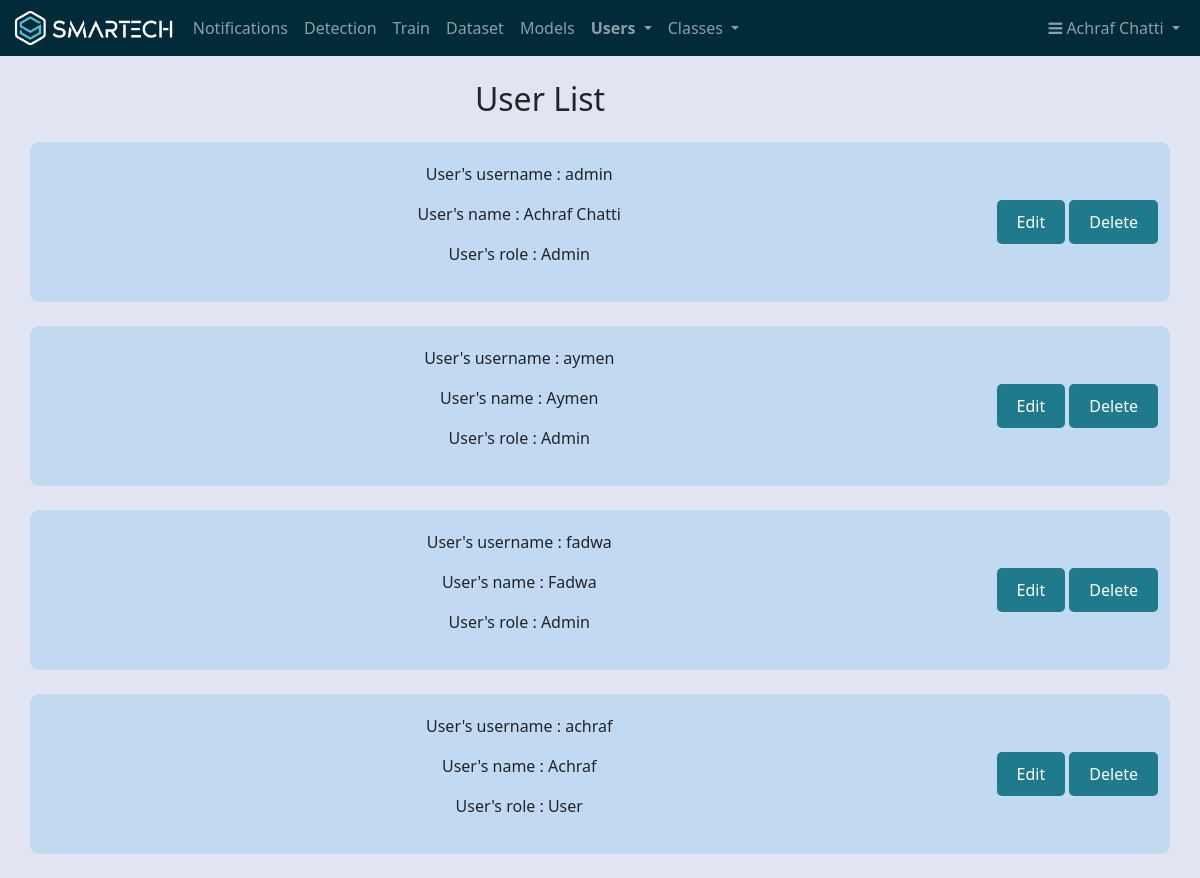
Page /users (signed in) on the committed database.
### app.py (models this page shows, shortened)
class Users(db.Model, UserMixin):
    id = db.Column(db.Integer, unique=True, nullable=False, primary_key=True)
    name = db.Column(db.String(80), nullable=False)
    username = db.Column(db.String(80), unique=True, nullable=False)
    password_hashed = db.Column(db.String(128), nullable=False)
    role = db.Column(db.String(10), nullable=False)
    @property
    def password(self):
        raise AttributeError('Password is not a readable attribute !')

### app.py (the view)
@app.route('/users', methods=['GET'])
@login_required
def users():
    user_list = Users.query.all()
    Admin = current_user.role
    if Admin == "Admin":
        return render_template('users.html', users=user_list)
    else:
        flash("sorry you must be an Admin to access this page")
        return redirect(url_for('dashboard'))

### app.py (called while the page is built)
@login_manager.user_loader
def load_user(user_id):
	return Users.query.get(int(user_id))

### templates/users.html (shortened to what this page needs)
<!DOCTYPE html>
<html>
  <head>
    <link rel="stylesheet" type="text/css" href="{{ url_for('static', filename='css/style2.css') }}">
    </head>
    <body>
    {% extends 'base.html' %}
    {% block content %}
    <div class="containermain">
      <h2 class="centered-heading">User List</h2>
      {% for user in users %}
        <div class="container">
          <div class="text">
            <p> User's username : {{ user.username }} </p>
            <p> User's name : {{ user.name }} </p>
            <p> User's role : {{user.role }} </p>
          </div>
            <div>
              <form action="{{ url_for('edit_user', user_id=user.id) }}" method="get">
                <button type="submit">Edit</button>
              </form>
              <form action="{{ url_for('delete_user', user_id=user.id) }}" method="post" onsubmit="return confirm('Are you sure you want to delete the user : {{ user.name }}?');">
                  <button type="submit">Delete</button>
              </form>
            </div>
        </div>
        {% endfor %}
      </div>
  {% endblock %}

### templates/navbar.html (shortened to what this page needs)
<head>
  <link rel="stylesheet" href="https://cdnjs.cloudflare.com/ajax/libs/font-awesome/4.7.0/css/font-awesome.min.css">
</head>
<nav class="navbar navbar-expand-lg navbar-dark  " style="background-color:#022B3A">
    <div class="container-fluid">
      <img src="/static/images/White_Blue.png" alt="Smartech Logo" style="height: 40px; margin-right: 10px;">
      <div class="collapse navbar-collapse" id="navbarSupportedContent">
        <ul class="navbar-nav me-auto mb-2 mb-lg-0">
          {% if current_user.role == "Admin" or current_user.role == "User" %}
          <li class="nav-item {% if request.path == url_for('notifications') %}active{% endif %}"><a class="nav-link" href="{{ url_for('notifications') }}">Notifications</a></li>
          <li class="nav-item {% if request.path == url_for('dashboard') %}active{% endif %}"><a class="nav-link" href="{{ url_for('dashboard') }}">Detection</a></li>
          {% endif %}
          {% if current_user.role == "Admin" %}
          <li class="nav-item {% if request.path == url_for('train') %}active{% endif %}"><a class="nav-link" href="{{ url_for('train') }}">Train</a></li>
          <li class="nav-item {% if request.path == url_for('dataset') %}active{% endif %}"><a class="nav-link" href="{{ url_for('dataset') }}">Dataset</a></li>
          <li class="nav-item {% if request.path == url_for('models') %}active{% endif %}"><a class="nav-link" href="{{ url_for('models') }}">Models</a></li>
          <li class="nav-item dropdown  {% if request.path == url_for('users') or request.path == url_for('addUserH') %}active{% endif %}">
            <a class="nav-link dropdown-toggle" href="#" id="navbarDarkDropdownMenuLink" role="button" data-bs-toggle="dropdown" aria-expanded="false">
              Users
            </a>
          </li>
          <li class="nav-item dropdown  {% if request.path == url_for('classes') or request.path == url_for('addClass') %}active{% endif %}">
            <a class="nav-link dropdown-toggle" href="#" id="navbarDarkDropdownMenuLink" role="button" data-bs-toggle="dropdown" aria-expanded="false">
              Classes
            </a>
          </li>
          {% endif %}
        </ul>
        {% if current_user.role == "Admin" or current_user.role == "User" %}
          <ul class="navbar-nav">
            <li class="nav-item dropdown">
              <a class="nav-link dropdown-toggle" href="#" id="navbarDarkDropdownMenuLink" role="button" data-bs-toggle="dropdown" aria-expanded="false">
                <i class="fa fa-bars" ></i> {{ current_user.name }}
              </a>
            </li>
          </ul>
          {% endif %}
        </div>
      </div>
  </nav>

### static/css/style2.css (style rules this page uses)
.container { width: 80%; margin: auto; text-align: center; background-color: #c1d9f1; padding: 20px; border-radius: 10px; }
form { display: inline-block; }
button[type="submit"] { background-color: #1F7A8C; color: white; padding: 10px 20px; border: none; border-radius: 5px; cursor: pointer; }

### templates/users.html (style rules this page uses)
.containermain { text-align: center; align-items: center; margin-bottom: 2%; }
.centered-heading { margin-top: 2%; margin-bottom: 2%; margin-right: 10%; display: inline-block; }
.container { display: flex; align-items: center; text-align: center; margin-bottom: 2%; }
.text { flex-grow: 1; }

### templates/navbar.html (style rules this page uses)
.navbar-nav .active a { color: #ffffff; font-weight: bold; }

### rows in the picture
Users: name "Achraf Chatti", username "admin", role "Admin"
Users: username "aymen", name "Aymen", role "Admin"
Users: username "fadwa", name "Fadwa", role "Admin"
Users: username "achraf", name "Achraf", role "User"
